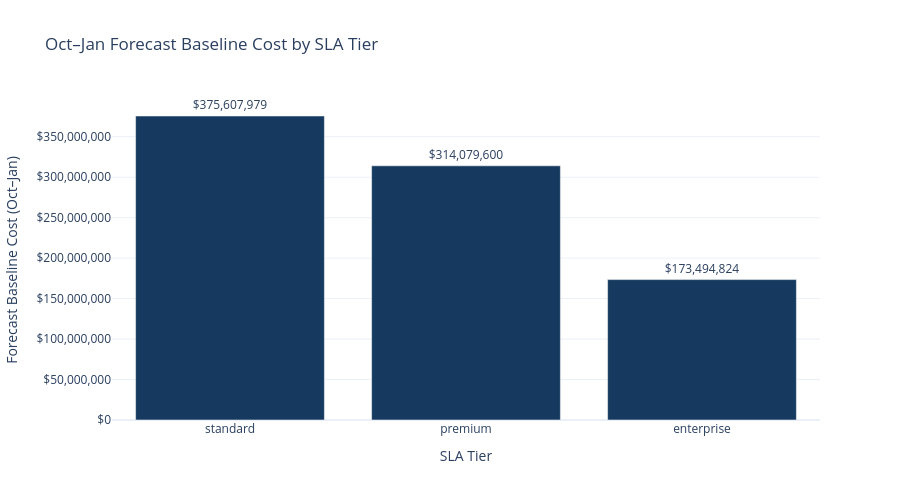

The cell this chart's notebook holds for it:
### Code cell
# view in dollars

fig = px.bar(
    forecast_by_sla,
    x="sla_tier",
    y="forecast_baseline_cost",
    text="forecast_baseline_cost",
    title="Oct–Jan Forecast Baseline Cost by SLA Tier",
)

fig.update_traces(
    texttemplate="$%{text:,.0f}",
    textposition="outside",
    marker_color="#163A5F",
    hovertemplate="<b>%{x}</b><br>Forecast Baseline Cost: $%{y:,.0f}<extra></extra>"
)

fig.update_layout(
    template="plotly_white",
    xaxis_title="SLA Tier",
    yaxis_title="Forecast Baseline Cost (Oct–Jan)",
    yaxis_tickformat="$,.0f",
    showlegend=False,
    height=500,
)

fig.show()

### Figure 1 — Plotly figure (JSON) as saved in the notebook; plotly's stock layout.template omitted (floating-point values rounded to 4 significant figures)
{"data": [{"hovertemplate": "<b>%{x}</b><br>Forecast Baseline Cost: $%{y:,.0f}<extra></extra>", "legendgroup": "", "marker": {"color": "#163A5F", "pattern": {"shape": ""}}, "name": "", "orientation": "v", "showlegend": false, "text": [375600000.0, 314100000.0, 173500000.0], "textposition": "outside", "texttemplate": "$%{text:,.0f}", "type": "bar", "x": ["standard", "premium", "enterprise"], "xaxis": "x", "y": [375600000.0, 314100000.0, 173500000.0], "yaxis": "y"}], "layout": {"barmode": "relative", "height": 500, "legend": {"tracegroupgap": 0}, "showlegend": false, "title": {"text": "Oct–Jan Forecast Baseline Cost by SLA Tier"}, "xaxis": {"anchor": "y", "domain": [0, 1], "title": {"text": "SLA Tier"}}, "yaxis": {"anchor": "x", "domain": [0, 1], "tickformat": "$,.0f", "title": {"text": "Forecast Baseline Cost (Oct–Jan)"}}}}
